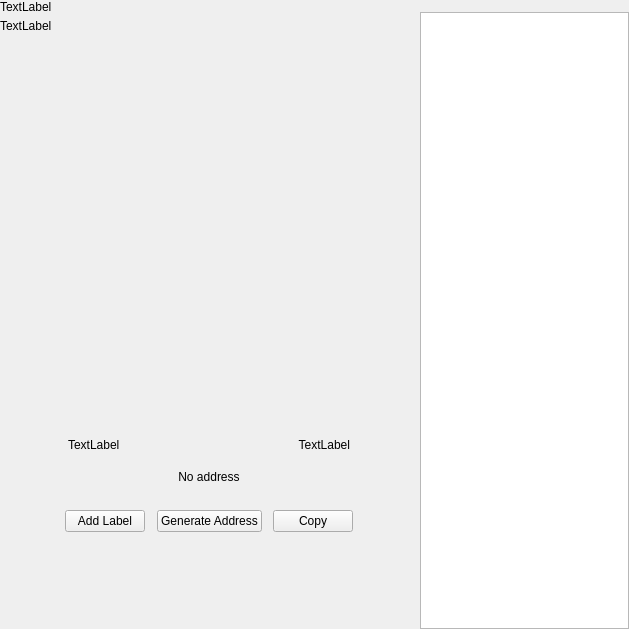
<?xml version="1.0" encoding="UTF-8"?>
<ui version="4.0">
 <class>ReceiveWidget</class>
 <widget class="QWidget" name="ReceiveWidget">
  <property name="geometry">
   <rect>
    <x>0</x>
    <y>0</y>
    <width>629</width>
    <height>629</height>
   </rect>
  </property>
  <property name="minimumSize">
   <size>
    <width>0</width>
    <height>0</height>
   </size>
  </property>
  <property name="windowTitle">
   <string>Form</string>
  </property>
  <layout class="QHBoxLayout" name="horizontalLayout_2" stretch="2,1">
   <property name="spacing">
    <number>0</number>
   </property>
   <property name="leftMargin">
    <number>0</number>
   </property>
   <property name="topMargin">
    <number>0</number>
   </property>
   <property name="rightMargin">
    <number>0</number>
   </property>
   <property name="bottomMargin">
    <number>0</number>
   </property>
   <item>
    <widget class="QWidget" name="left" native="true">
     <layout class="QVBoxLayout" name="verticalLayout_3">
      <property name="leftMargin">
       <number>0</number>
      </property>
      <property name="topMargin">
       <number>0</number>
      </property>
      <property name="rightMargin">
       <number>0</number>
      </property>
      <property name="bottomMargin">
       <number>0</number>
      </property>
      <item>
       <layout class="QVBoxLayout" name="verticalLayout_2">
        <property name="spacing">
         <number>0</number>
        </property>
        <property name="leftMargin">
         <number>0</number>
        </property>
        <item>
         <layout class="QHBoxLayout" name="horizontalLayout_3">
          <property name="spacing">
           <number>0</number>
          </property>
          <item>
           <layout class="QVBoxLayout" name="verticalLayout_4">
            <property name="spacing">
             <number>5</number>
            </property>
            <item>
             <widget class="QLabel" name="labelTitle">
              <property name="text">
               <string>TextLabel</string>
              </property>
             </widget>
            </item>
            <item alignment="Qt::AlignTop">
             <widget class="QLabel" name="labelSubtitle1">
              <property name="text">
               <string>TextLabel</string>
              </property>
             </widget>
            </item>
           </layout>
          </item>
          <item>
           <spacer name="horizontalSpacer">
            <property name="orientation">
             <enum>Qt::Horizontal</enum>
            </property>
            <property name="sizeHint" stdset="0">
             <size>
              <width>40</width>
              <height>20</height>
             </size>
            </property>
           </spacer>
          </item>
         </layout>
        </item>
        <item>
         <spacer name="verticalSpacer_2">
          <property name="orientation">
           <enum>Qt::Vertical</enum>
          </property>
          <property name="sizeType">
           <enum>QSizePolicy::Expanding</enum>
          </property>
          <property name="sizeHint" stdset="0">
           <size>
            <width>20</width>
            <height>50</height>
           </size>
          </property>
         </spacer>
        </item>
        <item alignment="Qt::AlignHCenter">
         <widget class="QWidget" name="layoutQR" native="true">
          <property name="maximumSize">
           <size>
            <width>510</width>
            <height>16777215</height>
           </size>
          </property>
          <layout class="QVBoxLayout" name="verticalLayoutQr">
           <item>
            <spacer name="verticalSpacer11">
             <property name="orientation">
              <enum>Qt::Vertical</enum>
             </property>
             <property name="sizeType">
              <enum>QSizePolicy::Fixed</enum>
             </property>
             <property name="sizeHint" stdset="0">
              <size>
               <width>20</width>
               <height>20</height>
              </size>
             </property>
            </spacer>
           </item>
           <item alignment="Qt::AlignHCenter">
            <widget class="QLabel" name="labelQrImg">
             <property name="minimumSize">
              <size>
               <width>260</width>
               <height>260</height>
              </size>
             </property>
             <property name="maximumSize">
              <size>
               <width>260</width>
               <height>260</height>
              </size>
             </property>
             <property name="text">
              <string/>
             </property>
             <property name="alignment">
              <set>Qt::AlignCenter</set>
             </property>
            </widget>
           </item>
           <item>
            <spacer name="verticalSpacer_21">
             <property name="orientation">
              <enum>Qt::Vertical</enum>
             </property>
             <property name="sizeType">
              <enum>QSizePolicy::Fixed</enum>
             </property>
             <property name="sizeHint" stdset="0">
              <size>
               <width>20</width>
               <height>30</height>
              </size>
             </property>
            </spacer>
           </item>
           <item>
            <widget class="QWidget" name="widget" native="true">
             <property name="minimumSize">
              <size>
               <width>0</width>
               <height>0</height>
              </size>
             </property>
             <layout class="QHBoxLayout" name="horizontalLayout_5">
              <item>
               <widget class="QLabel" name="labelLabel">
                <property name="text">
                 <string>TextLabel</string>
                </property>
               </widget>
              </item>
              <item>
               <spacer name="horizontalSpacer_2">
                <property name="orientation">
                 <enum>Qt::Horizontal</enum>
                </property>
                <property name="sizeHint" stdset="0">
                 <size>
                  <width>141</width>
                  <height>20</height>
                 </size>
                </property>
               </spacer>
              </item>
              <item>
               <widget class="QLabel" name="labelDate">
                <property name="text">
                 <string>TextLabel</string>
                </property>
                <property name="alignment">
                 <set>Qt::AlignRight|Qt::AlignTrailing|Qt::AlignVCenter</set>
                </property>
               </widget>
              </item>
             </layout>
            </widget>
           </item>
           <item>
            <widget class="QLabel" name="labelAddress">
             <property name="sizePolicy">
              <sizepolicy hsizetype="Expanding" vsizetype="Preferred">
               <horstretch>0</horstretch>
               <verstretch>0</verstretch>
              </sizepolicy>
             </property>
             <property name="minimumSize">
              <size>
               <width>300</width>
               <height>0</height>
              </size>
             </property>
             <property name="text">
              <string>No address</string>
             </property>
             <property name="alignment">
              <set>Qt::AlignCenter</set>
             </property>
            </widget>
           </item>
           <item>
            <spacer name="verticalSpacer_4">
             <property name="orientation">
              <enum>Qt::Vertical</enum>
             </property>
             <property name="sizeType">
              <enum>QSizePolicy::Fixed</enum>
             </property>
             <property name="sizeHint" stdset="0">
              <size>
               <width>20</width>
               <height>20</height>
              </size>
             </property>
            </spacer>
           </item>
           <item>
            <layout class="QHBoxLayout" name="horizontalLayout_4">
             <item alignment="Qt::AlignHCenter">
              <widget class="QPushButton" name="pushButtonLabel">
               <property name="text">
                <string>Add Label</string>
               </property>
              </widget>
             </item>
             <item alignment="Qt::AlignHCenter">
              <widget class="QPushButton" name="pushButtonNewAddress">
               <property name="text">
                <string>Generate Address</string>
               </property>
              </widget>
             </item>
             <item alignment="Qt::AlignHCenter">
              <widget class="QPushButton" name="pushButtonCopy">
               <property name="text">
                <string>Copy</string>
               </property>
              </widget>
             </item>
            </layout>
           </item>
           <item>
            <spacer name="verticalSpacer_3">
             <property name="orientation">
              <enum>Qt::Vertical</enum>
             </property>
             <property name="sizeType">
              <enum>QSizePolicy::Expanding</enum>
             </property>
             <property name="sizeHint" stdset="0">
              <size>
               <width>20</width>
               <height>20</height>
              </size>
             </property>
            </spacer>
           </item>
          </layout>
         </widget>
        </item>
        <item>
         <spacer name="verticalSpacer">
          <property name="orientation">
           <enum>Qt::Vertical</enum>
          </property>
          <property name="sizeHint" stdset="0">
           <size>
            <width>20</width>
            <height>40</height>
           </size>
          </property>
         </spacer>
        </item>
       </layout>
      </item>
     </layout>
    </widget>
   </item>
   <item>
    <widget class="QWidget" name="right" native="true">
     <layout class="QVBoxLayout" name="verticalLayout_5">
      <property name="spacing">
       <number>0</number>
      </property>
      <property name="leftMargin">
       <number>1</number>
      </property>
      <property name="topMargin">
       <number>0</number>
      </property>
      <property name="rightMargin">
       <number>0</number>
      </property>
      <property name="bottomMargin">
       <number>0</number>
      </property>
      <item>
       <layout class="QVBoxLayout" name="container_right">
        <property name="spacing">
         <number>0</number>
        </property>
        <property name="leftMargin">
         <number>0</number>
        </property>
        <property name="rightMargin">
         <number>0</number>
        </property>
        <item>
         <layout class="QVBoxLayout" name="verticalLayout">
          <property name="spacing">
           <number>6</number>
          </property>
          <property name="leftMargin">
           <number>19</number>
          </property>
          <property name="rightMargin">
           <number>19</number>
          </property>
          <item>
           <widget class="OptionButton" name="btnRequest" native="true"/>
          </item>
          <item>
           <widget class="OptionButton" name="btnColdStaking" native="true"/>
          </item>
          <item>
           <widget class="OptionButton" name="btnMyAddresses" native="true">
            <property name="sizePolicy">
             <sizepolicy hsizetype="Preferred" vsizetype="Minimum">
              <horstretch>0</horstretch>
              <verstretch>0</verstretch>
             </sizepolicy>
            </property>
           </widget>
          </item>
         </layout>
        </item>
        <item>
         <widget class="QListView" name="listViewAddress"/>
        </item>
       </layout>
      </item>
     </layout>
    </widget>
   </item>
  </layout>
 </widget>
 <customwidgets>
  <customwidget>
   <class>OptionButton</class>
   <extends>QWidget</extends>
   <header>qt/pivx/optionbutton.h</header>
   <container>1</container>
  </customwidget>
 </customwidgets>
 <resources/>
 <connections/>
</ui>
